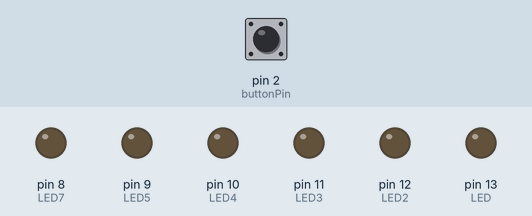
Simulated run of this sketch. Board: Arduino Uno, built with avr-gcc and run on an emulated ATmega328P. Parts: output pins drawn as LEDs (lit = HIGH). The inputs (shaded band) are chosen by the test bench; at power-on: pin 2 (buttonPin) LOW.

Above: at 4.4 s.
4.5 s: pin 2 (buttonPin) pulled HIGH for 2.15 s
At 5.5 s:
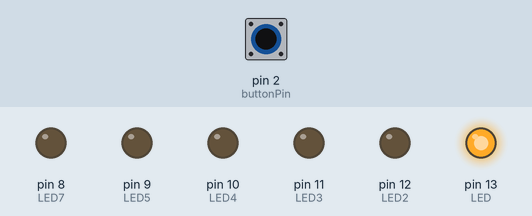
At 6.75 s:
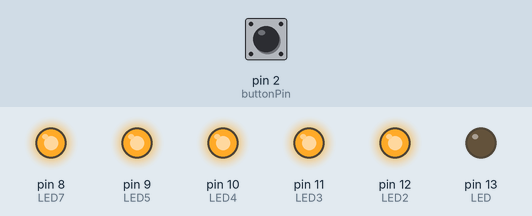
Timing chart, 0 to 9.6 s (numbered marks = the images above; inputs shaded):
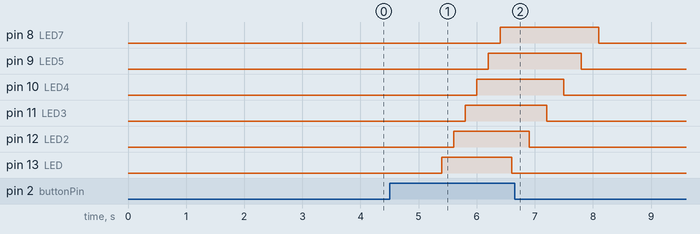

Measured:
- after the input at 4.5 s, pin 8 (LED7): LOW → HIGH after 1.9 s, → LOW 1.7 s later; pin 9 (LED5): LOW → HIGH after 1.7 s, → LOW 1.6 s later; pin 10 (LED4): LOW → HIGH after 1.5 s, → LOW 1.5 s later; pin 11 (LED3): LOW → HIGH after 1.3 s, → LOW 1.4 s later; pin 12 (LED2): LOW → HIGH after 1.1 s, → LOW 1.3 s later

The sketch:

SS6_LIGHTFLOW.ino
```cpp
//SURAJ, LIGHT IS TURNED ON IN A PATTERN ON WHEN BUTTON IS PUSHED

int LED = 13;
int LED2 = 12;
int LED3 = 11;
int LED4 = 10;
int LED5 = 9;
int LED7 = 8;
int buttonPin = 2;
int buttonState = 0;

void setup() {
  pinMode(buttonPin, INPUT);
  pinMode(LED, OUTPUT);
  pinMode(LED2, OUTPUT);
  pinMode(LED3, OUTPUT);
  pinMode(LED4, OUTPUT);
  pinMode(LED5, OUTPUT);
  pinMode(LED7, OUTPUT);

}


void loop() {
  buttonState = digitalRead(buttonPin);
  if (buttonState == HIGH){
  digitalWrite(LED, HIGH);
  delay(200);
  digitalWrite(LED2, HIGH);
  delay(200);
  digitalWrite(LED3, HIGH);
  delay(200);
  digitalWrite(LED4, HIGH);
  delay(200);
  digitalWrite(LED5, HIGH);
  delay(200);
  digitalWrite(LED7, HIGH);
  delay(200);
  digitalWrite(LED, LOW);
  delay(300);
  digitalWrite(LED2, LOW);
  delay(300);
  digitalWrite(LED3, LOW);
  delay(300);
  digitalWrite(LED4, LOW);
  delay(300);
  digitalWrite(LED5, LOW);
  delay(300);
  digitalWrite(LED7, LOW);
  delay(300);
  }else{
    if (buttonState == LOW){
   digitalWrite(LED, LOW);
  delay(300);
  digitalWrite(LED2, LOW);
  delay(300);
  digitalWrite(LED3, LOW);
  delay(300);
  digitalWrite(LED4, LOW);
  delay(300);
  digitalWrite(LED5, LOW);
  delay(300);
  digitalWrite(LED7, LOW);
  delay(300);
  }
}
}
```
